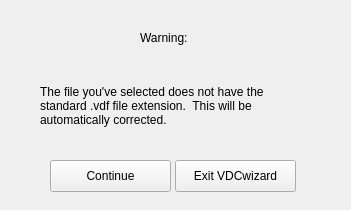
<?xml version="1.0" encoding="UTF-8"?>
<ui version="4.0">
 <class>Page2badfile</class>
 <widget class="QDialog" name="Page2badfile">
  <property name="geometry">
   <rect>
    <x>0</x>
    <y>0</y>
    <width>351</width>
    <height>210</height>
   </rect>
  </property>
  <property name="windowTitle">
   <string>Dialog</string>
  </property>
  <widget class="QDialogButtonBox" name="buttonBox">
   <property name="geometry">
    <rect>
     <x>93</x>
     <y>160</y>
     <width>161</width>
     <height>31</height>
    </rect>
   </property>
   <property name="orientation">
    <enum>Qt::Horizontal</enum>
   </property>
   <property name="standardButtons">
    <set>QDialogButtonBox::Cancel|QDialogButtonBox::Ok</set>
   </property>
  </widget>
  <widget class="QLabel" name="label">
   <property name="geometry">
    <rect>
     <x>140</x>
     <y>30</y>
     <width>62</width>
     <height>16</height>
    </rect>
   </property>
   <property name="text">
    <string>Warning:</string>
   </property>
  </widget>
  <widget class="QLabel" name="label_2">
   <property name="geometry">
    <rect>
     <x>40</x>
     <y>60</y>
     <width>271</width>
     <height>91</height>
    </rect>
   </property>
   <property name="text">
    <string>The file you've selected does not have the standard .vdf file extension.  This will be automatically corrected.</string>
   </property>
   <property name="wordWrap">
    <bool>true</bool>
   </property>
  </widget>
  <widget class="QPushButton" name="exitButton">
   <property name="geometry">
    <rect>
     <x>175</x>
     <y>160</y>
     <width>121</width>
     <height>32</height>
    </rect>
   </property>
   <property name="text">
    <string>Exit VDCwizard</string>
   </property>
  </widget>
  <widget class="QPushButton" name="continueButton">
   <property name="enabled">
    <bool>true</bool>
   </property>
   <property name="geometry">
    <rect>
     <x>50</x>
     <y>160</y>
     <width>121</width>
     <height>32</height>
    </rect>
   </property>
   <property name="text">
    <string>Continue</string>
   </property>
  </widget>
 </widget>
 <resources/>
 <connections>
  <connection>
   <sender>buttonBox</sender>
   <signal>accepted()</signal>
   <receiver>Page2badfile</receiver>
   <slot>accept()</slot>
   <hints>
    <hint type="sourcelabel">
     <x>248</x>
     <y>254</y>
    </hint>
    <hint type="destinationlabel">
     <x>157</x>
     <y>274</y>
    </hint>
   </hints>
  </connection>
  <connection>
   <sender>buttonBox</sender>
   <signal>rejected()</signal>
   <receiver>Page2badfile</receiver>
   <slot>reject()</slot>
   <hints>
    <hint type="sourcelabel">
     <x>316</x>
     <y>260</y>
    </hint>
    <hint type="destinationlabel">
     <x>286</x>
     <y>274</y>
    </hint>
   </hints>
  </connection>
 </connections>
</ui>
